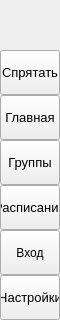
        <widget class="QFrame" name="leftMenuBg">
         <property name="minimumSize">
          <size>
           <width>60</width>
           <height>0</height>
          </size>
         </property>
         <property name="maximumSize">
          <size>
           <width>60</width>
           <height>16777215</height>
          </size>
         </property>
         <property name="frameShape">
          <enum>QFrame::NoFrame</enum>
         </property>
         <property name="frameShadow">
          <enum>QFrame::Raised</enum>
         </property>
         <layout class="QVBoxLayout" name="verticalLayout_3">
          <property name="spacing">
           <number>0</number>
          </property>
          <property name="leftMargin">
           <number>0</number>
          </property>
          <property name="topMargin">
           <number>0</number>
          </property>
          <property name="rightMargin">
           <number>0</number>
          </property>
          <property name="bottomMargin">
           <number>0</number>
          </property>
          <item>
           <widget class="QFrame" name="topLogoInfo">
            <property name="minimumSize">
             <size>
              <width>0</width>
              <height>50</height>
             </size>
            </property>
            <property name="maximumSize">
             <size>
              <width>16777215</width>
              <height>50</height>
             </size>
            </property>
            <property name="frameShape">
             <enum>QFrame::NoFrame</enum>
            </property>
            <property name="frameShadow">
             <enum>QFrame::Raised</enum>
            </property>
            <widget class="QFrame" name="topLogo">
             <property name="enabled">
              <bool>false</bool>
             </property>
             <property name="geometry">
              <rect>
               <x>10</x>
               <y>5</y>
               <width>42</width>
               <height>42</height>
              </rect>
             </property>
             <property name="minimumSize">
              <size>
               <width>42</width>
               <height>42</height>
              </size>
             </property>
             <property name="maximumSize">
              <size>
               <width>42</width>
               <height>42</height>
              </size>
             </property>
             <property name="styleSheet">
              <string notr="true">color: rgb(255, 255, 255);
image: url(:/images/images/images/books.png);
</string>
             </property>
             <property name="frameShape">
              <enum>QFrame::NoFrame</enum>
             </property>
             <property name="frameShadow">
              <enum>QFrame::Raised</enum>
             </property>
            </widget>
            <widget class="QLabel" name="titleLeftApp">
             <property name="geometry">
              <rect>
               <x>70</x>
               <y>0</y>
               <width>160</width>
               <height>20</height>
              </rect>
             </property>
             <property name="font">
              <font>
               <family>Segoe UI Semibold</family>
               <pointsize>12</pointsize>
               <weight>7</weight>
               <italic>false</italic>
               <bold>false</bold>
              </font>
             </property>
             <property name="text">
              <string>Расписание КемГУ</string>
             </property>
             <property name="alignment">
              <set>Qt::AlignLeading|Qt::AlignLeft|Qt::AlignTop</set>
             </property>
            </widget>
            <widget class="QLabel" name="titleLeftDescription">
             <property name="geometry">
              <rect>
               <x>70</x>
               <y>19</y>
               <width>160</width>
               <height>30</height>
              </rect>
             </property>
             <property name="maximumSize">
              <size>
               <width>16777215</width>
               <height>30</height>
              </size>
             </property>
             <property name="font">
              <font>
               <family>Segoe UI</family>
               <pointsize>8</pointsize>
               <weight>50</weight>
               <italic>false</italic>
               <bold>false</bold>
              </font>
             </property>
             <property name="text">
              <string>Посмотрите расписание на сегодня :)</string>
             </property>
             <property name="alignment">
              <set>Qt::AlignLeading|Qt::AlignLeft|Qt::AlignTop</set>
             </property>
             <property name="wordWrap">
              <bool>true</bool>
             </property>
            </widget>
           </widget>
          </item>
          <item>
           <widget class="QFrame" name="leftMenuFrame">
            <property name="frameShape">
             <enum>QFrame::NoFrame</enum>
            </property>
            <property name="frameShadow">
             <enum>QFrame::Raised</enum>
            </property>
            <layout class="QVBoxLayout" name="verticalMenuLayout">
             <property name="spacing">
              <number>0</number>
             </property>
             <property name="leftMargin">
              <number>0</number>
             </property>
             <property name="topMargin">
              <number>0</number>
             </property>
             <property name="rightMargin">
              <number>0</number>
             </property>
             <property name="bottomMargin">
              <number>0</number>
             </property>
             <item>
              <widget class="QFrame" name="toggleBox">
               <property name="maximumSize">
                <size>
                 <width>16777215</width>
                 <height>45</height>
                </size>
               </property>
               <property name="frameShape">
                <enum>QFrame::NoFrame</enum>
               </property>
               <property name="frameShadow">
                <enum>QFrame::Raised</enum>
               </property>
               <layout class="QVBoxLayout" name="verticalLayout_4">
                <property name="spacing">
                 <number>0</number>
                </property>
                <property name="leftMargin">
                 <number>0</number>
                </property>
                <property name="topMargin">
                 <number>0</number>
                </property>
                <property name="rightMargin">
                 <number>0</number>
                </property>
                <property name="bottomMargin">
                 <number>0</number>
                </property>
                <item>
                 <widget class="QPushButton" name="toggleButton">
                  <property name="sizePolicy">
                   <sizepolicy hsizetype="Expanding" vsizetype="Fixed">
                    <horstretch>0</horstretch>
                    <verstretch>0</verstretch>
                   </sizepolicy>
                  </property>
                  <property name="minimumSize">
                   <size>
                    <width>0</width>
                    <height>45</height>
                   </size>
                  </property>
                  <property name="font">
                   <font>
                    <family>Segoe UI</family>
                    <pointsize>10</pointsize>
                    <weight>50</weight>
                    <italic>false</italic>
                    <bold>false</bold>
                   </font>
                  </property>
                  <property name="cursor">
                   <cursorShape>PointingHandCursor</cursorShape>
                  </property>
                  <property name="layoutDirection">
                   <enum>Qt::LeftToRight</enum>
                  </property>
                  <property name="styleSheet">
                   <string notr="true">background-image: url(:/icons/images/icons/icon_menu.png);</string>
                  </property>
                  <property name="text">
                   <string>Спрятать</string>
                  </property>
                 </widget>
                </item>
               </layout>
              </widget>
             </item>
             <item alignment="Qt::AlignTop">
              <widget class="QFrame" name="topMenu">
               <property name="frameShape">
                <enum>QFrame::NoFrame</enum>
               </property>
               <property name="frameShadow">
                <enum>QFrame::Raised</enum>
               </property>
               <layout class="QVBoxLayout" name="verticalLayout_8">
                <property name="spacing">
                 <number>0</number>
                </property>
                <property name="leftMargin">
                 <number>0</number>
                </property>
                <property name="topMargin">
                 <number>0</number>
                </property>
                <property name="rightMargin">
                 <number>0</number>
                </property>
                <property name="bottomMargin">
                 <number>0</number>
                </property>
                <item>
                 <widget class="QPushButton" name="btn_home">
                  <property name="sizePolicy">
                   <sizepolicy hsizetype="Expanding" vsizetype="Fixed">
                    <horstretch>0</horstretch>
                    <verstretch>0</verstretch>
                   </sizepolicy>
                  </property>
                  <property name="minimumSize">
                   <size>
                    <width>0</width>
                    <height>45</height>
                   </size>
                  </property>
                  <property name="font">
                   <font>
                    <family>Segoe UI</family>
                    <pointsize>10</pointsize>
                    <weight>50</weight>
                    <italic>false</italic>
                    <bold>false</bold>
                   </font>
                  </property>
                  <property name="cursor">
                   <cursorShape>PointingHandCursor</cursorShape>
                  </property>
                  <property name="layoutDirection">
                   <enum>Qt::LeftToRight</enum>
                  </property>
                  <property name="styleSheet">
                   <string notr="true">background-image: url(:/icons/images/icons/cil-home.png);</string>
                  </property>
                  <property name="text">
                   <string>Главная</string>
                  </property>
                  <property name="shortcut">
                   <string notr="true"/>
                  </property>
                 </widget>
                </item>
                <item>
                 <widget class="QPushButton" name="btn_groups">
                  <property name="sizePolicy">
                   <sizepolicy hsizetype="Expanding" vsizetype="Fixed">
                    <horstretch>0</horstretch>
                    <verstretch>0</verstretch>
                   </sizepolicy>
                  </property>
                  <property name="minimumSize">
                   <size>
                    <width>0</width>
                    <height>45</height>
                   </size>
                  </property>
                  <property name="font">
                   <font>
                    <family>Segoe UI</family>
                    <pointsize>10</pointsize>
                    <weight>50</weight>
                    <italic>false</italic>
                    <bold>false</bold>
                   </font>
                  </property>
                  <property name="cursor">
                   <cursorShape>PointingHandCursor</cursorShape>
                  </property>
                  <property name="layoutDirection">
                   <enum>Qt::LeftToRight</enum>
                  </property>
                  <property name="styleSheet">
                   <string notr="true">background-image: url(:/icons/images/icons/cil-layers.png);</string>
                  </property>
                  <property name="text">
                   <string notr="true">Группы</string>
                  </property>
                 </widget>
                </item>
                <item>
                 <widget class="QPushButton" name="btn_schedule">
                  <property name="sizePolicy">
                   <sizepolicy hsizetype="Expanding" vsizetype="Fixed">
                    <horstretch>0</horstretch>
                    <verstretch>0</verstretch>
                   </sizepolicy>
                  </property>
                  <property name="minimumSize">
                   <size>
                    <width>0</width>
                    <height>45</height>
                   </size>
                  </property>
                  <property name="font">
                   <font>
                    <family>Segoe UI</family>
                    <pointsize>10</pointsize>
                    <weight>50</weight>
                    <italic>false</italic>
                    <bold>false</bold>
                   </font>
                  </property>
                  <property name="cursor">
                   <cursorShape>PointingHandCursor</cursorShape>
                  </property>
                  <property name="layoutDirection">
                   <enum>Qt::LeftToRight</enum>
                  </property>
                  <property name="styleSheet">
                   <string notr="true">background-image: url(:/icons/images/icons/cil-clipboard.png);</string>
                  </property>
                  <property name="text">
                   <string>Расписание</string>
                  </property>
                 </widget>
                </item>
                <item>
                 <widget class="QPushButton" name="btn_rasp">
                  <property name="enabled">
                   <bool>true</bool>
                  </property>
                  <property name="sizePolicy">
                   <sizepolicy hsizetype="Expanding" vsizetype="Fixed">
                    <horstretch>0</horstretch>
                    <verstretch>0</verstretch>
                   </sizepolicy>
                  </property>
                  <property name="minimumSize">
                   <size>
                    <width>0</width>
                    <height>45</height>
                   </size>
                  </property>
                  <property name="cursor">
                   <cursorShape>PointingHandCursor</cursorShape>
                  </property>
                  <property name="styleSheet">
                   <string notr="true">background-image: url(:/icons/images/icons/cil-notes.png);</string>
                  </property>
                  <property name="text">
                   <string notr="true">Вход</string>
                  </property>
                 </widget>
                </item>
               </layout>
              </widget>
             </item>
             <item alignment="Qt::AlignBottom">
              <widget class="QFrame" name="bottomMenu">
               <property name="frameShape">
                <enum>QFrame::NoFrame</enum>
               </property>
               <property name="frameShadow">
                <enum>QFrame::Raised</enum>
               </property>
               <layout class="QVBoxLayout" name="verticalLayout_9">
                <property name="spacing">
                 <number>0</number>
                </property>
                <property name="leftMargin">
                 <number>0</number>
                </property>
                <property name="topMargin">
                 <number>0</number>
                </property>
                <property name="rightMargin">
                 <number>0</number>
                </property>
                <property name="bottomMargin">
                 <number>0</number>
                </property>
                <item>
                 <widget class="QPushButton" name="toggleLeftBox">
                  <property name="sizePolicy">
                   <sizepolicy hsizetype="Expanding" vsizetype="Fixed">
                    <horstretch>0</horstretch>
                    <verstretch>0</verstretch>
                   </sizepolicy>
                  </property>
                  <property name="minimumSize">
                   <size>
                    <width>0</width>
                    <height>45</height>
                   </size>
                  </property>
                  <property name="font">
                   <font>
                    <family>Segoe UI</family>
                    <pointsize>10</pointsize>
                    <weight>50</weight>
                    <italic>false</italic>
                    <bold>false</bold>
                   </font>
                  </property>
                  <property name="cursor">
                   <cursorShape>PointingHandCursor</cursorShape>
                  </property>
                  <property name="layoutDirection">
                   <enum>Qt::LeftToRight</enum>
                  </property>
                  <property name="styleSheet">
                   <string notr="true">background-image: url(:/icons/images/icons/icon_settings.png);</string>
                  </property>
                  <property name="text">
                   <string>Настройки</string>
                  </property>
                 </widget>
                </item>
               </layout>
              </widget>
             </item>
            </layout>
           </widget>
          </item>
         </layout>
        </widget>
